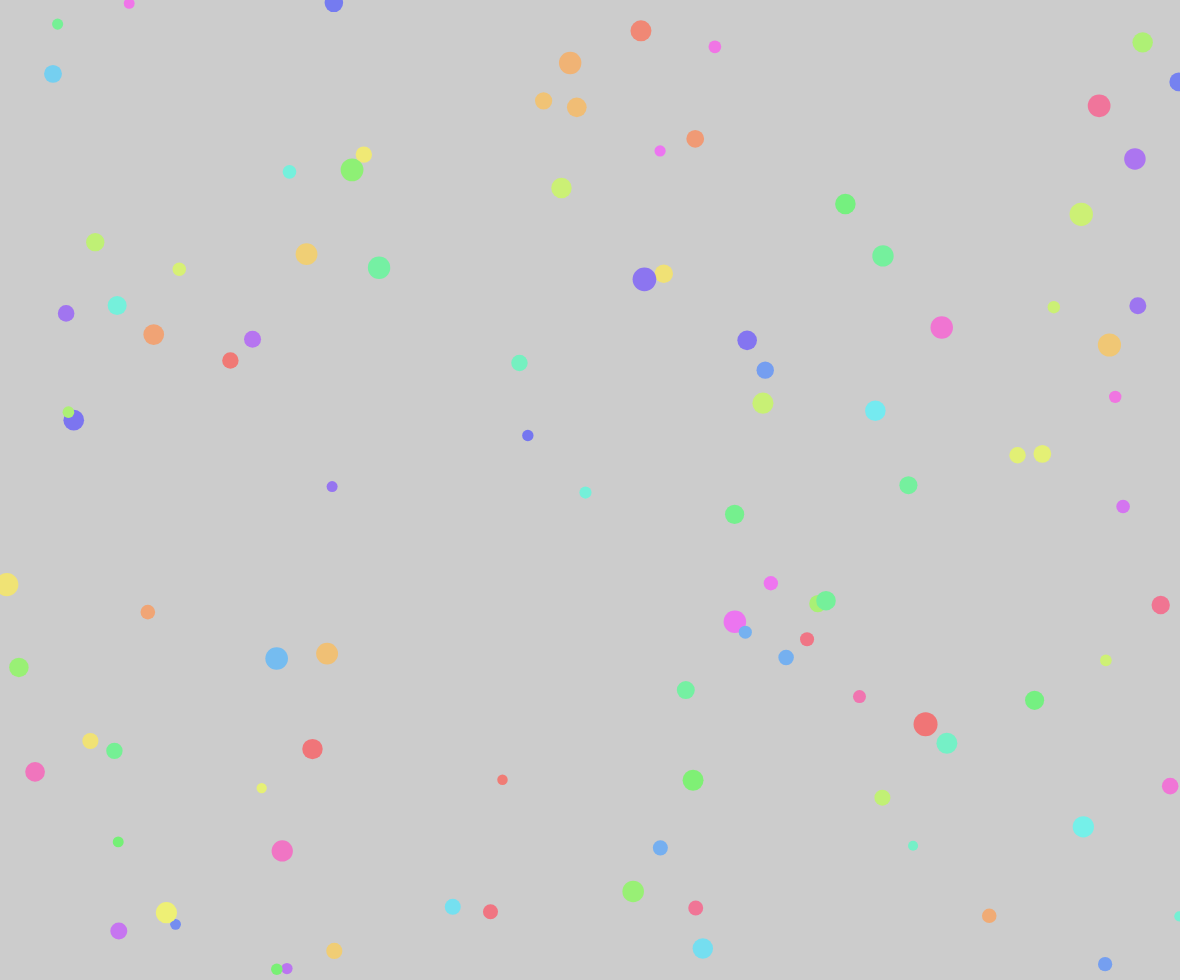
Frame 1 (no input)
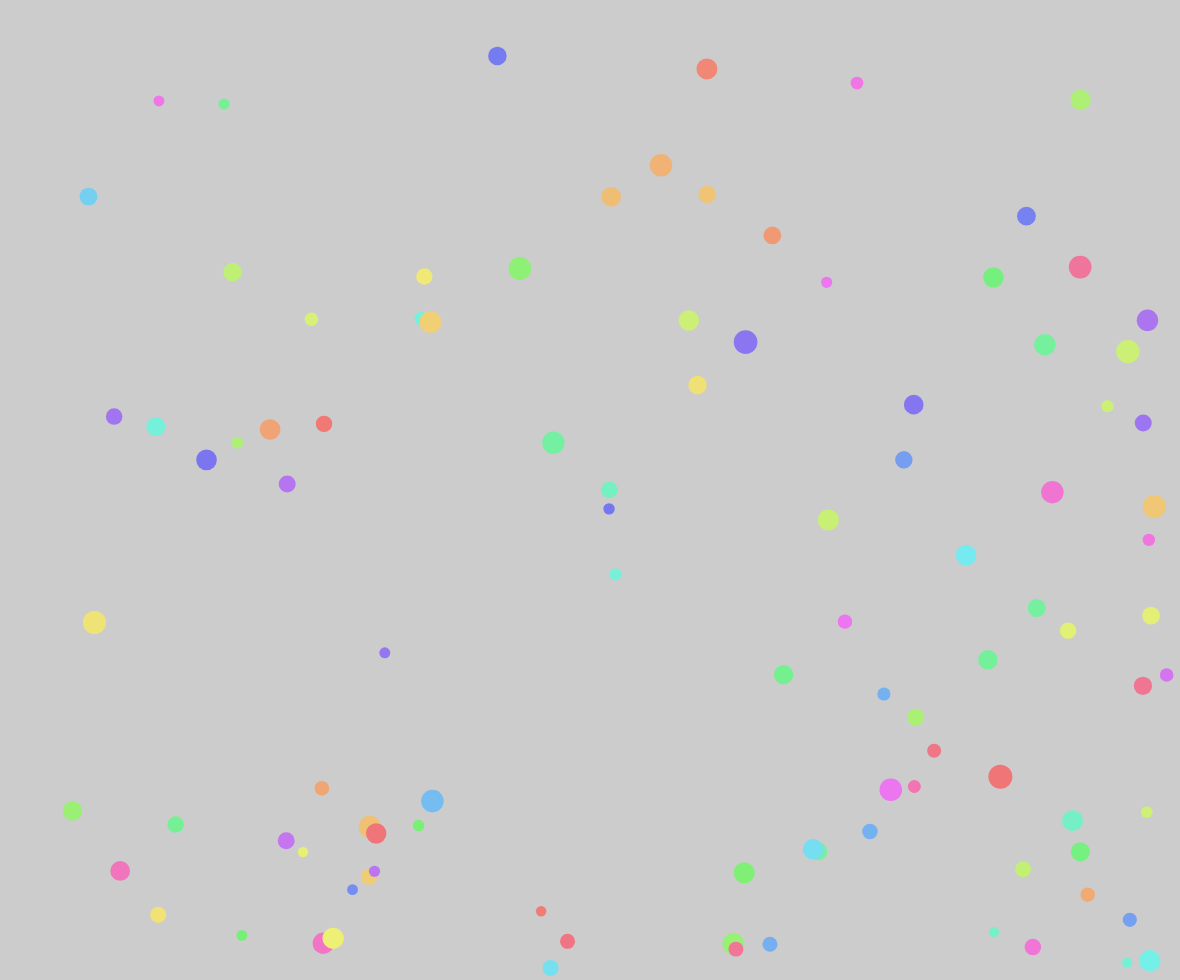
Frame 60 (no input)
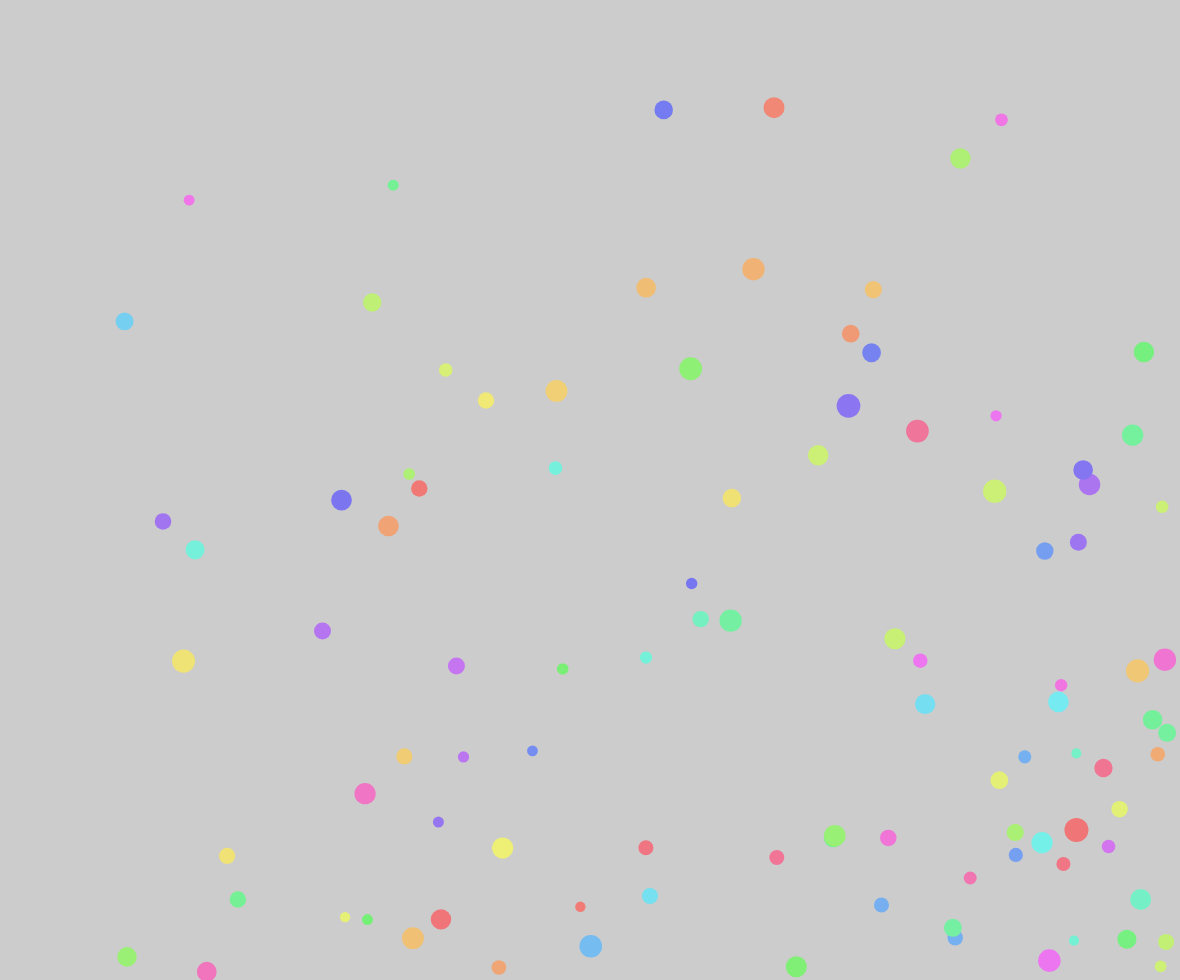
Frame 120 (the mouse pressed at the canvas centre since frame 60)

The p5.js sketch that drew these frames (run headless with seeded random() and noise() and a simulated clock; from frame 60 on, the mouse is pressed at the canvas centre):

// p5.js sketch
// ── sketch.js
let dots;

function setup() {
  createCanvas(windowWidth - 20, windowHeight - 20);
  colorMode(HSL, 360, 100, 100);
  dots = [];
  for (let i = 0; i < 100; i++) {
    dots.push(new BouncyDot());
  }
}

function draw() {
  background(220, 0, 80);
  for (let i = 0; i < 100; i++) {
    dots[i].float();
    dots[i].display();
  }
}

class BouncyDot {
  constructor() {
    // Randomly generate position
    this.x = random(width);
    this.y = random(height);
    // Randomly generate radius
    this.r = random(5, 12);
    // Randomly generate color
    this.color = random(360);
    // Randomly generate a master velocity (broken into components)...
    this.masterXvelocity = random(0.5, 3);
    this.masterYvelocity = random(0.5, 3);
    // ...and use those as starting velocities.
    this.xVelocity = this.masterXvelocity;
    this.yVelocity = this.masterYvelocity;
  }

  float() {
    this.x += this.xVelocity;
    this.y += this.yVelocity;
    // Standard bounce code - like the DVD logo, but for spheres.
    if (this.x + this.r > width) {
      this.xVelocity = -1 * this.masterXvelocity;
    }
    if (this.x - this.r < 0) {
      this.xVelocity = this.masterXvelocity;
    }
    if (this.y + this.r > height) {
      this.yVelocity = -1 * this.masterYvelocity;
    }
    if (this.y - this.r < 0) {
      this.yVelocity = this.masterYvelocity;
    }
  }

  display() {
    fill(this.color, 80, 70);
    noStroke();
    ellipse(this.x, this.y, this.r * 2);
  }
}

// ── collide.js
console.log("### p5.collide ###"),
  (p5.prototype._collideDebug = !1),
  (p5.prototype.collideDebug = function (i) {
    _collideDebug = i;
  }),
  (p5.prototype.collideRectRect = function (i, t, e, o, r, l, n, c) {
    return i + e >= r && i <= r + n && t + o >= l && t <= l + c;
  }),
  (p5.prototype.collideRectCircle = function (i, t, e, o, r, l, n) {
    var c = r,
      p = l;
    return (
      r < i ? (c = i) : r > i + e && (c = i + e),
      l < t ? (p = t) : l > t + o && (p = t + o),
      this.dist(r, l, c, p) <= n / 2
    );
  }),
  (p5.prototype.collideCircleCircle = function (i, t, e, o, r, l) {
    return this.dist(i, t, o, r) <= e / 2 + l / 2;
  }),
  (p5.prototype.collidePointCircle = function (i, t, e, o, r) {
    return this.dist(i, t, e, o) <= r / 2;
  }),
  (p5.prototype.collidePointEllipse = function (i, t, e, o, r, l) {
    var n = r / 2,
      c = l / 2;
    if (i > e + n || i < e - n || t > o + c || t < o - c) return !1;
    var p = i - e,
      s = t - o,
      d = (c * this.sqrt(this.abs(n * n - p * p))) / n;
    return s <= d && s >= -d;
  }),
  (p5.prototype.collidePointRect = function (i, t, e, o, r, l) {
    return i >= e && i <= e + r && t >= o && t <= o + l;
  }),
  (p5.prototype.collidePointLine = function (i, t, e, o, r, l, n) {
    var c = this.dist(i, t, e, o),
      p = this.dist(i, t, r, l),
      s = this.dist(e, o, r, l);
    return void 0 === n && (n = 0.1), c + p >= s - n && c + p <= s + n;
  }),
  (p5.prototype.collideLineCircle = function (i, t, e, o, r, l, n) {
    var c = this.collidePointCircle(i, t, r, l, n),
      p = this.collidePointCircle(e, o, r, l, n);
    if (c || p) return !0;
    var s = i - e,
      d = t - o,
      u = this.sqrt(s * s + d * d),
      h = ((r - i) * (e - i) + (l - t) * (o - t)) / this.pow(u, 2),
      y = i + h * (e - i),
      f = t + h * (o - t);
    return (
      !!this.collidePointLine(y, f, i, t, e, o) &&
      (this._collideDebug && this.ellipse(y, f, 10, 10),
      (s = y - r),
      (d = f - l),
      this.sqrt(s * s + d * d) <= n / 2)
    );
  }),
  (p5.prototype.collideLineLine = function (i, t, e, o, r, l, n, c, p) {
    var s =
        ((n - r) * (t - l) - (c - l) * (i - r)) /
        ((c - l) * (e - i) - (n - r) * (o - t)),
      d =
        ((e - i) * (t - l) - (o - t) * (i - r)) /
        ((c - l) * (e - i) - (n - r) * (o - t));
    if (s >= 0 && s <= 1 && d >= 0 && d <= 1) {
      if (this._collideDebug || p)
        var u = i + s * (e - i),
          h = t + s * (o - t);
      return (
        this._collideDebug && this.ellipse(u, h, 10, 10), !p || { x: u, y: h }
      );
    }
    return !!p && { x: !1, y: !1 };
  }),
  (p5.prototype.collideLineRect = function (i, t, e, o, r, l, n, c, p) {
    var s, d, u, h, y;
    return (
      p
        ? ((s = this.collideLineLine(i, t, e, o, r, l, r, l + c, !0)),
          (d = this.collideLineLine(i, t, e, o, r + n, l, r + n, l + c, !0)),
          (u = this.collideLineLine(i, t, e, o, r, l, r + n, l, !0)),
          (h = this.collideLineLine(i, t, e, o, r, l + c, r + n, l + c, !0)),
          (y = { left: s, right: d, top: u, bottom: h }))
        : ((s = this.collideLineLine(i, t, e, o, r, l, r, l + c)),
          (d = this.collideLineLine(i, t, e, o, r + n, l, r + n, l + c)),
          (u = this.collideLineLine(i, t, e, o, r, l, r + n, l)),
          (h = this.collideLineLine(i, t, e, o, r, l + c, r + n, l + c))),
      !!(s || d || u || h) && (!p || y)
    );
  }),
  (p5.prototype.collidePointPoly = function (i, t, e) {
    for (var o = !1, r = 0, l = 0; l < e.length; l++) {
      (r = l + 1), r == e.length && (r = 0);
      var n = e[l],
        c = e[r];
      ((n.y > t && c.y < t) || (n.y < t && c.y > t)) &&
        i < ((c.x - n.x) * (t - n.y)) / (c.y - n.y) + n.x &&
        (o = !o);
    }
    return o;
  }),
  (p5.prototype.collideCirclePoly = function (i, t, e, o, r) {
    void 0 == r && (r = !1);
    for (var l = 0, n = 0; n < o.length; n++) {
      (l = n + 1), l == o.length && (l = 0);
      var c = o[n],
        p = o[l];
      if (this.collideLineCircle(c.x, c.y, p.x, p.y, i, t, e)) return !0;
    }
    if (1 == r) {
      if (this.collidePointPoly(i, t, o)) return !0;
    }
    return !1;
  }),
  (p5.prototype.collideRectPoly = function (i, t, e, o, r, l) {
    void 0 == l && (l = !1);
    for (var n = 0, c = 0; c < r.length; c++) {
      (n = c + 1), n == r.length && (n = 0);
      var p = r[c],
        s = r[n];
      if (this.collideLineRect(p.x, p.y, s.x, s.y, i, t, e, o)) return !0;
      if (1 == l) {
        if (this.collidePointPoly(i, t, r)) return !0;
      }
    }
    return !1;
  }),
  (p5.prototype.collideLinePoly = function (i, t, e, o, r) {
    for (var l = 0, n = 0; n < r.length; n++) {
      (l = n + 1), l == r.length && (l = 0);
      var c = r[n].x,
        p = r[n].y,
        s = r[l].x,
        d = r[l].y;
      if (this.collideLineLine(i, t, e, o, c, p, s, d)) return !0;
    }
    return !1;
  }),
  (p5.prototype.collidePolyPoly = function (i, t, e) {
    void 0 == e && (e = !1);
    for (var o = 0, r = 0; r < i.length; r++) {
      (o = r + 1), o == i.length && (o = 0);
      var l = i[r],
        n = i[o],
        c = this.collideLinePoly(l.x, l.y, n.x, n.y, t);
      if (c) return !0;
      if (1 == e && (c = this.collidePointPoly(t[0].x, t[0].y, i))) return !0;
    }
    return !1;
  }),
  (p5.prototype.collidePointTriangle = function (i, t, e, o, r, l, n, c) {
    var p = this.abs((r - e) * (c - o) - (n - e) * (l - o));
    return (
      this.abs((e - i) * (l - t) - (r - i) * (o - t)) +
        this.abs((r - i) * (c - t) - (n - i) * (l - t)) +
        this.abs((n - i) * (o - t) - (e - i) * (c - t)) ==
      p
    );
  }),
  (p5.prototype.collidePointPoint = function (i, t, e, o, r) {
    return void 0 == r && (r = 0), this.dist(i, t, e, o) <= r;
  }),
  (p5.prototype.collidePointArc = function (i, t, e, o, r, l, n, c) {
    void 0 == c && (c = 0);
    var p = this.createVector(i, t),
      s = this.createVector(e, o),
      d = this.createVector(r, 0).rotate(l),
      u = p.copy().sub(s);
    if (p.dist(s) <= r + c) {
      var h = d.dot(u),
        y = d.angleBetween(u);
      if (h > 0 && y <= n / 2 && y >= -n / 2) return !0;
    }
    return !1;
  });
